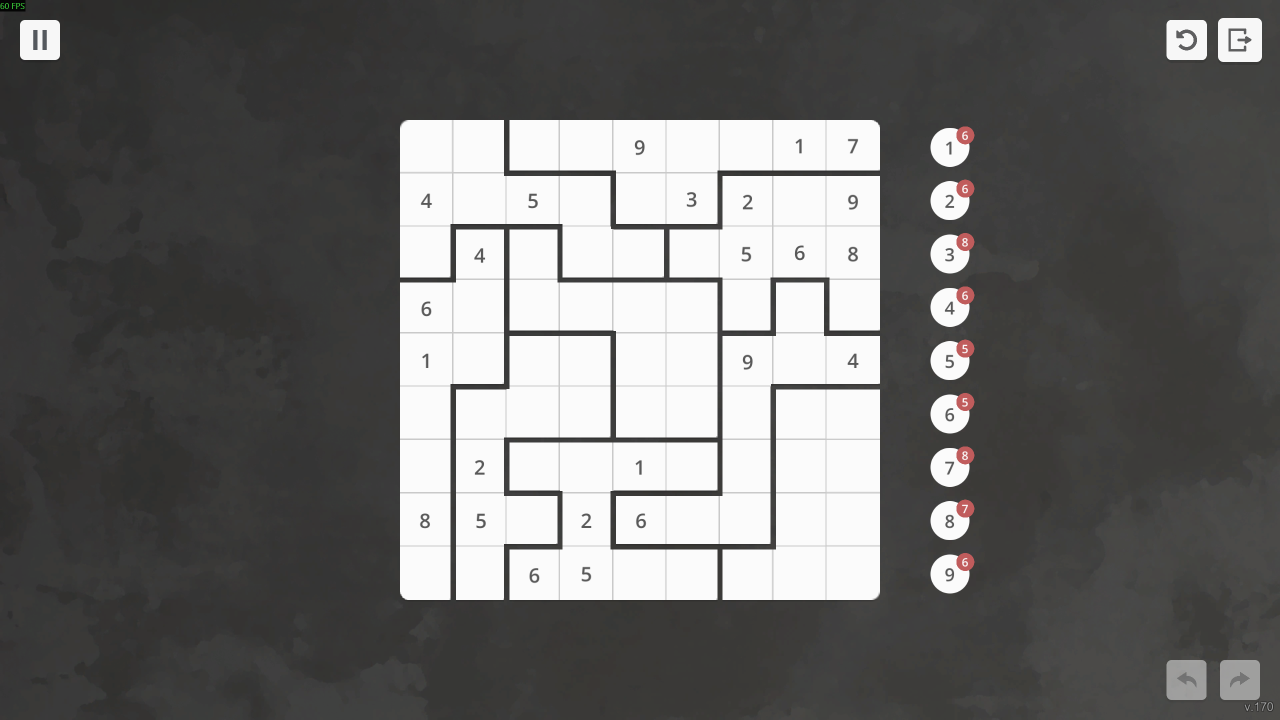
#> input picture src/sudoku_assistant/jigsaw/tests/fixtures/black.png, 2560 x 1440 px (shown at 1/2 size); its folder holds only this picture in this run
$ python prepare_assets.py
#> lines starting #> are read from the running program, lines starting #| are printed output that depends on the picture; after the words box and inside, x2 and y2 are one past the last pixel; in counts of white or black regions, pixels touching at a corner belong together
### src/sudoku_assistant/jigsaw/vision.py
"""Screenshot recognition for Sudoku Jigsaw, with color-independent line widths."""
from dataclasses import dataclass
from functools import lru_cache
from pathlib import Path
import sys
import numpy as np
from PIL import Image, ImageFilter
from .solver import validate_regions, PuzzleError

SIZE = (2048, 1152)
BOARD = (640, 192, 1408, 960)
STEP = 768 / 9
DIFFICULTIES = {"简单": (277, 470), "中等": (277, 576), "困难": (277, 683)}
LEVEL_GROUPS = tuple(DIFFICULTIES)
LEVEL_LAYOUTS = {"简单": (1,30,(423,576,730)), "中等": (31,30,(423,576,730)),
                 "困难": (61,40,(346,499,653,807))}


class RecognitionError(ValueError):
    pass


class MenuNotReady(RecognitionError):
    pass


@dataclass(frozen=True)
class LevelMenu:
    group: str
    remaining: tuple
    centers: tuple
    completed: int
    total: int


@dataclass
class Reading:
    board: list
    regions: list
    scores: list
    frame: Image.Image
    chooser: int | None = None


def resource_dir():
    return Path(__file__).resolve().parent / "assets"


def canonical(image):
    w, h = image.size
    if not w or not h or abs(w/h - 16/9) > 0.025:
        raise RecognitionError("需要完整的 16:9 游戏画面，建议使用 2560×1440 全屏。")
    return image.convert("RGB").resize(SIZE, Image.Resampling.LANCZOS)


def cell_box(r, c):
    return 640+c*STEP, 192+r*STEP, 640+(c+1)*STEP, 192+(r+1)*STEP


def cell_center(r, c):
    return 640+(c+.5)*STEP, 192+(r+.5)*STEP


# [77 lines left out: functions digit_point, board_visible, level_menu_visible, selected_level_group, inspect_level_menu, not called in this run]


def components(mask):
    remaining=mask.copy()
    out=[]
    h,w=remaining.shape
    for y,x in zip(*np.nonzero(mask)):
        if not remaining[y,x]:
            continue
        stack,pixels=[(int(y),int(x))],[]
        remaining[y,x]=False
        while stack:
            py,px=stack.pop()
            pixels.append((py,px))
            for dy in (-1,0,1):
                for dx in (-1,0,1):
                    yy,xx=py+dy,px+dx
                    if 0<=yy<h and 0<=xx<w and remaining[yy,xx]:
                        remaining[yy,xx]=False
                        stack.append((yy,xx))
        yy,xx=zip(*pixels)
        out.append((min(xx),min(yy),max(xx)+1,max(yy)+1,len(pixels)))
    return out


def normalize(mask):
    yy,xx=np.nonzero(mask)
    if not len(xx):
        raise RecognitionError("数字模板为空。")
    tight=mask[yy.min():yy.max()+1,xx.min():xx.max()+1]
    h,w=tight.shape
    scale=min(28/w,36/h)
    nw,nh=max(1,round(w*scale)),max(1,round(h*scale))
    resized=Image.fromarray(tight.astype(np.uint8)*255).resize((nw,nh),Image.Resampling.LANCZOS)
    canvas=np.zeros((40,32),dtype=np.float32)
    x,y=(32-nw)//2,(40-nh)//2
    canvas[y:y+nh,x:x+nw]=np.asarray(resized)/255
    return canvas


# [140 lines left out: functions similarity, menu_templates, completed_label_matches, glyph_mask, chooser_open, edge_width and 1 more, not called in this run]


class Recognizer:
    # [54 lines left out: functions __init__, read_cell, read, not called in this run]

### src/sudoku_assistant/jigsaw/prepare_assets.py
"""Build reproducible digit templates from the supplied screenshots."""
from pathlib import Path
import numpy as np
from PIL import Image
from .vision import canonical, components, normalize, glyph_mask, STEP


def main():
    root=Path(__file__).resolve().parent
    data={str(n):[] for n in range(1,10)}
    for name in ("black","blue","teal","pink-chooser"):
        with Image.open(root/"tests"/"fixtures"/(name+".png")) as image:
#> image is the input picture: PIL image 2560x1440 RGB; mean R, G, B 106.1, 105.5, 104.7
            frame=canonical(image)
        for n in range(1,10):
            y=236+(n-1)*STEP
            crop=frame.crop((1502,round(y-23),1538,round(y+23)))
            a=np.asarray(crop).astype(np.int16)
            # Counters have small colored badges near their upper-right edge.
            # Extract just the neutral gray numeral, excluding those badges.
            mask=(a.mean(axis=2)<180)&(np.ptp(a,axis=2)<35)
            blobs=[b for b in components(mask) if b[3]-b[1]>=20]
            if len(blobs)!=1:
                raise ValueError(f"{name} 的数字 {n} 模板不完整。")
            x0,y0,x1,y1,_=blobs[0]
            data[str(n)].append(normalize(mask[y0:y1,x0:x1]))
#> this loop made 9 passes
#> (blobs, x0, y0, x1, y1) on passes 2 to 9: ([(11, 14, 25, 35, 132)], 11, 14, 25, 35), ([(10, 13, 24, 34, 136)], 10, 13, 24, 34), ([(10, 14, 25, 34, 147)], 10, 14, 25, 34), ([(11, 14, 24, 35, 137)], 11, 14, 24, 35), ([(11, 13, 25, 34, 154)], 11, 13, 25, 34), ([(10, 14, 25, 34, 104)], 10, 14, 25, 34), ([(11, 14, 25, 35, 170)], 11, 14, 25, 35), ([(11, 13, 25, 34, 151)], 11, 13, 25, 34)
#> (blobs, x0, y0, x1, y1) on pass 1: ([(12, 14, 20, 34, 77)], 12, 14, 20, 34)
#> pass 1, in main, `crop=frame.crop((1502,round(y-23),1538,round(y+23)))`:
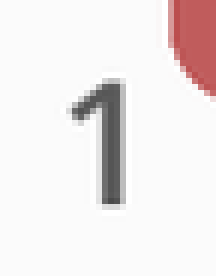
#> crop: PIL image 36x46 RGB (shown 6 times larger); mean R, G, B 239.2, 233.2, 233.2
#> pass 1, in main, `mask=(a.mean(axis=2)<180)&(np.ptp(a,axis=2)<35)`:
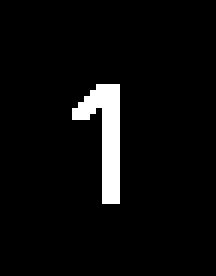
#> mask: shape (46, 36) bool (shown 6 times larger); 4.6% white; 1 white region, box (x1, y1, x2, y2) and area: (12, 14, 20, 34) 77
#> pass 2, in main, `crop=frame.crop((1502,round(y-23),1538,round(y+23)))`:
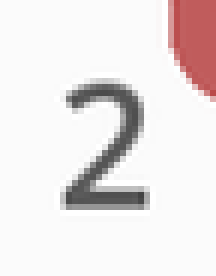
#> crop: PIL image 36x46 RGB (shown 6 times larger); mean R, G, B 235, 228.8, 228.8
#> after the loop:
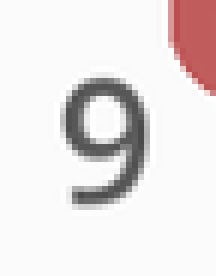
#> a: shape (46, 36, 3) int16 (shown 6 times larger); mean R, G, B 233.3, 227.4, 227.4
#> after the loop:
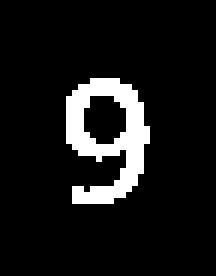
#> mask: shape (46, 36) bool (shown 6 times larger); 9.1% white; 1 white region, box (x1, y1, x2, y2) and area: (11, 13, 25, 34) 151
    target=root/"assets"
    target.mkdir(exist_ok=True)
    np.savez_compressed(target/"digits.npz",**{n:np.stack(samples) for n,samples in data.items()})
    with Image.open(root/"tests"/"fixtures"/"easy.png") as image:
        menu=canonical(image)
    menu_data={}
    for n in range(1,11):
        x,y=690+123*(n-1),423
        mask=glyph_mask(menu.crop((x-44,y-31,x+44,y+31)))
        blobs=sorted((b for b in components(mask) if b[3]-b[1]>=24),key=lambda b:b[0])
        if len(blobs)!=(1 if n<10 else 2):
            raise ValueError(f"关卡 {n} 的数字模板不完整。")
        x0,y0,x1,y1,_=blobs[-1]
        menu_data[str(n if n<10 else 0)]=normalize(mask[y0:y1,x0:x1])
    np.savez_compressed(target/"menu-digits.npz",**menu_data)
    print("已生成九种数字的四组实际游戏字体模板。")
    print("已生成关卡数字 0–9 的实际菜单字体模板。")


if __name__=="__main__":
#> (the run stopped early here; a loop or call above may not have finished)
